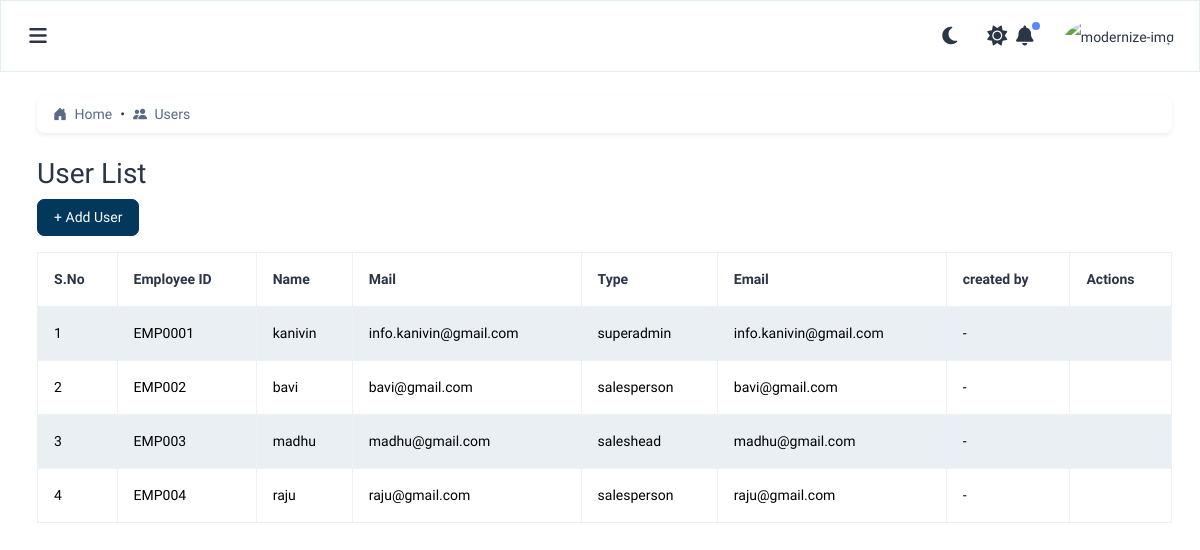
The app's page /admin-user/, older data.
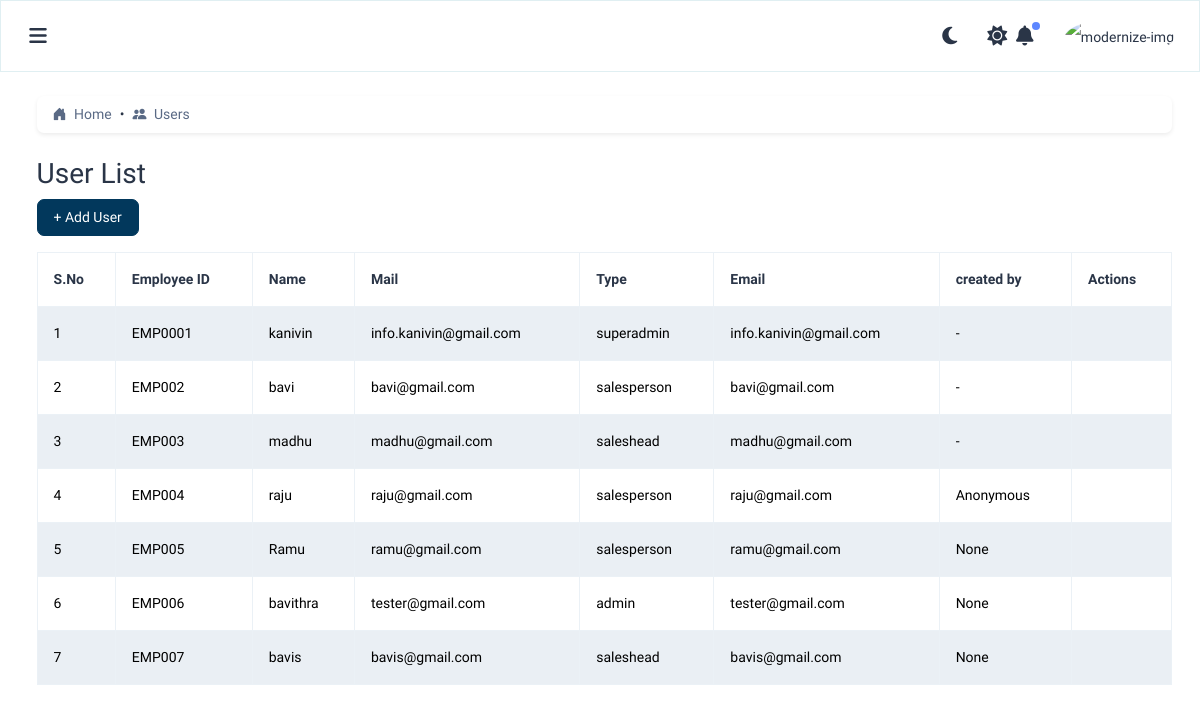
The same page, newer data.
### incentives/models.py (models this page shows, shortened)
class AuditMixin(models.Model):
    created_by = models.CharField(max_length=100, null=True, blank=True)
    updated_by = models.CharField(max_length=100, null=True, blank=True)
    created_at = models.DateTimeField(default=timezone.now)
    updated_at = models.DateTimeField(auto_now=True)
    class Meta:
        abstract = True

class UserProfile(AuditMixin):
    fullname = models.CharField(max_length=100)
    phone = models.CharField(max_length=15)
    mail_id = models.EmailField(unique=True)
    password = models.CharField(max_length=100)
    user_type = models.ForeignKey('Role', on_delete=models.SET_NULL, null=True)
    team_head= models.ForeignKey('self', related_name='team_members', on_delete=models.CASCADE, null=True, blank=True)
    doj = models.DateField(verbose_name="Date of Joining")
    employee_id = models.CharField(max_length=50, unique=True)
    enable_login = models.BooleanField(default=True)

class Role(AuditMixin):
    name = models.CharField(max_length=50, unique=True)
    is_selectable = models.BooleanField(default=True)  # Hide 'superadmin' from UI

### incentives/views.py (the view)
# urls.py: path('admin-user/', views.user_list, name='user_list'),
def user_list(request):
    users = UserProfile.objects.all()
    return render(request, 'owner/users/user_list.html', {'users': users})

### incentives/templatetags/permissions_tags.py (called while the page is built)
@register.filter
def has_any_permission(permissions, value):
    try:
        module, action = [s.strip() for s in value.split(",")]
        return permissions.get((module, action), False)
    except ValueError:
        return False

### incentives/templates/owner/users/user_list.html (shortened to what this page needs)
{% extends 'layouts/layout.html' %}
{% load static %}  {% load permissions_tags %}
{% load form_filters %}
{% block content %}
<div class="card mb-4 shadow-sm">
  <div class="card-body py-2 px-3">
    <nav aria-label="breadcrumb">
      <ol class="breadcrumb mb-0">
        <li class="breadcrumb-item">
          <a href="{% url 'admin_dashboard' %}" class="text-decoration-none text-primary">
            <i class="bi bi-house-door-fill me-1"></i> Home
          </a>
        </li>
        <li class="breadcrumb-item active" aria-current="page">
          <i class="bi bi-people-fill me-1"></i> Users
        </li>
      </ol>
    </nav>
  </div>
</div>
  <h2>User List</h2>
  <a class="btn btn-custom mb-3" href="{% url 'user_create' %}">+ Add User</a>
  <div class="table-responsive">
    <table class="table table-bordered table-striped align-middle">
      <thead>
        <tr>
          <th>S.No</th>
          <th>Employee ID</th>
          <th>Name</th>
          <th>Mail</th>
          <th>Type</th>
          <th>Email</th>
              <th>created by</th>
          <th>Actions</th>
        </tr>
      </thead>
      <tbody>
        {% for user in users %}
        <tr>
          <td>{{ forloop.counter }}</td>
          <td>{{ user.employee_id }}</td>
          <td>{{ user.fullname }}</td>
          <td>{{ user.mail_id }}</td>
          <td>{{ user.user_type.name }}</td>
          <td>{{ user.mail_id }}</td>
<td>{{ user.updated_by|default:"-" }}</td>
          <td>
          </td>
        </tr>
        {% empty %}
        <tr>
          <td colspan="7" class="text-center">No users found.</td>
        </tr>
        {% endfor %}
      </tbody>
    </table>
  </div>
{% endblock %}

### incentives/templates/layouts/layout.html (shortened to what this page needs)
{% load static %}  {% load permissions_tags %}
{% load permissions_tags %}
<!DOCTYPE html>
<html lang="en" dir="ltr" data-bs-theme="light" data-color-theme="Blue_Theme" data-layout="vertical">
<head>
  <link rel="stylesheet" href="{% static 'css/styles.css' %}">
  <link rel="stylesheet" href="{% static 'css/owl.carousel.min.css' %}">
  <link rel="stylesheet" href="{% static 'css/main.css' %}">
  <link href="https://cdn.jsdelivr.net/npm/select2@4.0.13/dist/css/select2.min.css" rel="stylesheet" />
  <link href="https://cdnjs.cloudflare.com/ajax/libs/font-awesome/6.5.0/css/all.min.css" rel="stylesheet">
  <link href="https://cdn.jsdelivr.net/npm/select2@4.1.0-rc.0/dist/css/select2.min.css" rel="stylesheet" />
  <link href="https://cdn.jsdelivr.net/npm/bootstrap-icons@1.10.5/font/bootstrap-icons.css" rel="stylesheet">
</head>
<body>
  <div id="main-wrapper">
    <div class="page-wrapper">
      {% include 'layouts/topnavbar.html' %}
      <div class="body-wrapper">
        <div class="container-fluid mt-100">
          {% block content %}{% endblock %}
        </div>
      </div>
    </div>
</body>
</html>

### incentives/templates/layouts/sidebar.html (shortened to what this page needs)
{% load static %}  {% load permissions_tags %}

### incentives/templates/layouts/topnavbar.html (shortened to what this page needs)
{% load static %}  {% load permissions_tags %}
<header class="topbar">
    <div class="with-vertical">
      <nav class="navbar navbar-expand-lg p-0">
        <ul class="navbar-nav">
          <li class="nav-item nav-icon-hover-bg rounded-circle ms-n2">
            <a class="nav-link sidebartoggler" id="headerCollapse" href="javascript:void(0)">
                <i class="fa-solid fa-bars"></i>
            </a>
          </li>
        </ul>
        <div class="collapse navbar-collapse justify-content-end" id="navbarNav">
          <div class="d-flex align-items-center justify-content-between">
            <ul class="navbar-nav flex-row ms-auto align-items-center justify-content-center">
                <li class="nav-item nav-icon-hover-bg rounded-circle">
                    <a class="nav-link moon dark-layout" href="javascript:void(0)">
                        <i class="fa-solid fa-moon"></i>
                    </a>
                    <a class="nav-link sun light-layout" href="javascript:void(0)">
                        <i class="fa-solid fa-sun"></i>
                    </a>
                  </li>
              <li class="nav-item nav-icon-hover-bg rounded-circle dropdown">
                <a class="nav-link position-relative" href="javascript:void(0)" id="drop2" aria-expanded="false">
<i class="fa-solid fa-bell"></i>
                  <div class="notification bg-primary rounded-circle"></div>
                </a>
              </li>
              <li class="nav-item dropdown">
                <a class="nav-link pe-0" href="javascript:void(0)" id="drop1" aria-expanded="false">
                  <div class="d-flex align-items-center">
                    <div class="user-profile-img">
                      <img src="https://bootstrapdemos.adminmart.com/modernize/dist/assets/images/profile/user-1.jpg" class="rounded-circle" width="35" height="35" alt="modernize-img" />
                    </div>
                  </div>
                </a>
                </div>
          </div>
        </div>
    </div>

### incentives/static/css/main.css (style rules this page uses)
:root { --theme-color: #02385c; --secondary-color:#017d91; --text-color: #ffffffba; --shadow-color:#017d911f; }
.btn-custom { --bs-btn-color: #fff; --bs-btn-bg: var(--theme-color); --bs-btn-border-color: var(--theme-color); --bs-btn-hover-color: #fff; --bs-btn-hover-bg: var(--theme-color); --bs-btn-hover-border-color: var(--theme-color); --bs-btn-focus-shadow-rgb: 255, 186, 65; --bs-btn-active-color: #fff; --bs-btn-active-bg: var(--theme-color); --bs-btn-active-border-color: var(--theme-color); --bs-btn-active-shadow: inset 0 3px 5px rgba(0, 0, 0, 0.125); --bs-btn-disabled-color: #fff; --bs-btn-disabled-bg: var(--theme-color); --bs-btn-disabled-border-color: var(--theme-color); }
.text-primary { --bs-text-opacity: 1; color: rgba(var(--theme-color), var(--bs-text-opacity)) !important; }
.topbar { border: 1px solid var( --shadow-color); }

### incentives/templates/layouts/layout.html (style rules this page uses)
#main-wrapper { display: flex; min-height: 100vh; overflow: hidden; }
.page-wrapper { flex-grow: 1; display: flex; flex-direction: column; overflow: hidden; }
.body-wrapper { flex-grow: 25; overflow-y: auto; padding: 1rem; }

Row changes from the older to the newer data that the page shows:
changed UserProfile "EMP004": updated_by "-" → "Anonymous"
added UserProfile: employee_id "EMP005", fullname "Ramu", mail_id "ramu@gmail.com", user_type.name "salesperson", updated_by "None"
added UserProfile: employee_id "EMP006", fullname "bavithra", mail_id "tester@gmail.com", user_type.name "admin", updated_by "None"
added UserProfile: employee_id "EMP007", fullname "bavis", mail_id "bavis@gmail.com", user_type.name "saleshead", updated_by "None"
